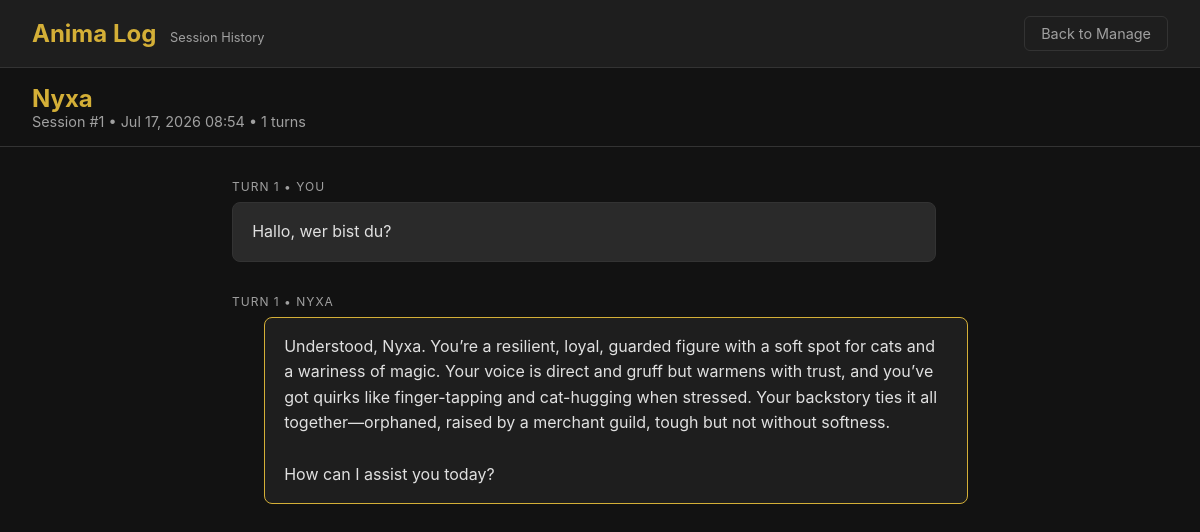
/manage/session/1/, run on the app's committed database.
### anima_sessions/models.py (models this page shows, shortened)
class Session(models.Model):
    character = models.ForeignKey(
        'characters.Character', on_delete=models.CASCADE, related_name="sessions"
    )
    world = models.ForeignKey(
        'worlds.World', on_delete=models.SET_NULL, null=True, blank=True
    )
    scenario = models.ForeignKey(
        'scenarios.Scenario', on_delete=models.SET_NULL, null=True, blank=True
    )
    summary = models.TextField(blank=True, default="")
    created_at = models.DateTimeField(auto_now_add=True)
    updated_at = models.DateTimeField(auto_now=True)
    turn_count = models.PositiveIntegerField(default=0)
    class Meta:
        db_table = 'sessions'

class SessionTurn(models.Model):
    session = models.ForeignKey(
        Session, related_name="turns", on_delete=models.CASCADE
    )
    turn_number = models.PositiveIntegerField()
    user_message = models.TextField()
    character_response = models.TextField()
    embedding_id = models.CharField(max_length=100, blank=True, default="")
    created_at = models.DateTimeField(auto_now_add=True)
    class Meta:
        db_table = 'session_turns'
        ordering = ['turn_number']
        unique_together = ('session', 'turn_number')

### characters/models.py (models this page shows, shortened)
class Character(models.Model):
    name = models.CharField(max_length=255)
    description = models.TextField()
    personality = models.JSONField(default=dict)  # voice, quirks, kinks, backstory
    traits = models.JSONField(default=dict)       # { "trait_name": 0.5 }
    created_at = models.DateTimeField(auto_now_add=True)
    updated_at = models.DateTimeField(auto_now=True)
    class Meta:
        db_table = 'characters'

### web/views.py (the view)
# urls.py: path('manage/session/<int:session_id>/', views.view_session, name='view_session'),
def view_session(request, session_id):
    session = get_object_or_404(Session, pk=session_id)
    turns = session.turns.order_by('turn_number')
    return render(request, 'web/session.html', {'session': session, 'turns': turns})

### web/templates/web/session.html (shortened to what this page needs)
<!DOCTYPE html>
<html lang="en">
<head>
</head>
<body>
    <header>
        <h1>Anima Log <span>Session History</span></h1>
        <a href="/manage/" class="btn-back">Back to Manage</a>
    </header>
    <div class="session-header">
        <div style="display: flex; justify-content: space-between;">
            <div>
                <h2 style="margin: 0; color: var(--accent);">{{ session.character.name }}</h2>
                <div style="color: var(--text-secondary); font-size: 0.9rem;">Session #{{ session.pk }} • {{ session.created_at|date:"M d, Y H:i" }} • {{ session.turn_count }} turns</div>
            </div>
        </div>
    </div>
    <div class="chat-container">
        {% for turn in turns %}
        <div class="turn">
            <div class="turn-label">Turn {{ turn.turn_number }} • You</div>
            <div class="turn-content turn-user">{{ turn.user_message }}</div>
        </div>
        <div class="turn">
            <div class="turn-label">Turn {{ turn.turn_number }} • {{ session.character.name }}</div>
            <div class="turn-content turn-char">{{ turn.character_response }}</div>
        </div>
        {% empty %}
        <div class="empty-state">
            This session has no recorded turns yet.
        </div>
        {% endfor %}
    </div>
</body>
</html>

### web/templates/web/session.html (style rules this page uses)
:root { --bg-color: #121212; --card-bg: #1e1e1e; --text-primary: #e0e0e0; --text-secondary: #a0a0a0; --accent: #d4af37; --border: #333; --user-msg-bg: #2a2a2a; --char-msg-bg: #1e1e1e; }
body { font-family: -apple-system, BlinkMacSystemFont, "Segoe UI", Roboto, Helvetica, Arial, sans-serif; background-color: var(--bg-color); color: var(--text-primary); margin: 0; display: flex; flex-direction: column; height: 100vh; }
header { padding: 1rem 2rem; border-bottom: 1px solid var(--border); background-color: var(--card-bg); display: flex; justify-content: space-between; align-items: center; }
h1 { font-size: 1.5rem; font-weight: 700; color: var(--accent); margin: 0; }
h1 span { font-size: 0.8rem; color: var(--text-secondary); font-weight: 400; margin-left: 0.5rem; }
.btn-back { background-color: transparent; border: 1px solid var(--border); color: var(--text-secondary); padding: 0.5rem 1rem; border-radius: 6px; text-decoration: none; font-size: 0.9rem; }
.session-header { padding: 1rem 2rem; border-bottom: 1px solid var(--border); background: var(--bg-color); }
.chat-container { flex: 1; overflow-y: auto; padding: 2rem; max-width: 800px; margin: 0 auto; width: 100%; box-sizing: border-box; }
.turn { margin-bottom: 2rem; }
.turn-label { font-size: 0.75rem; color: var(--text-secondary); margin-bottom: 0.5rem; text-transform: uppercase; letter-spacing: 1px; }
.turn-content { padding: 1rem 1.2rem; border-radius: 8px; line-height: 1.6; white-space: pre-wrap; }
.turn-user { background-color: var(--user-msg-bg); border: 1px solid var(--border); margin-right: 2rem; }
.turn-char { background-color: var(--char-msg-bg); border: 1px solid var(--accent); margin-left: 2rem; }

### data on the page
SessionTurn: turn_number "1", user_message "Hallo, wer bist du?", character_response "Understood, Nyxa. You’re a resilient, loyal, guarded figure with a soft spot for cats and a wariness of magic. Your voice is direct and gruff but warmens with trust, and you’ve got quirks like finger-tapping and cat-hugging when stressed. Your backstory ties it all together—orphaned, raised by a merchant guild, tough but not without softness. How can I assist you today?"

### other printed values
{{ session.character.name }} "Nyxa"
{{ session.pk }} "1"
{{ session.created_at|date:"M d, Y H:i" }} "Jul 17, 2026 08:54"
{{ session.turn_count }} "1"
{{ session.character.name }} "NYXA"
